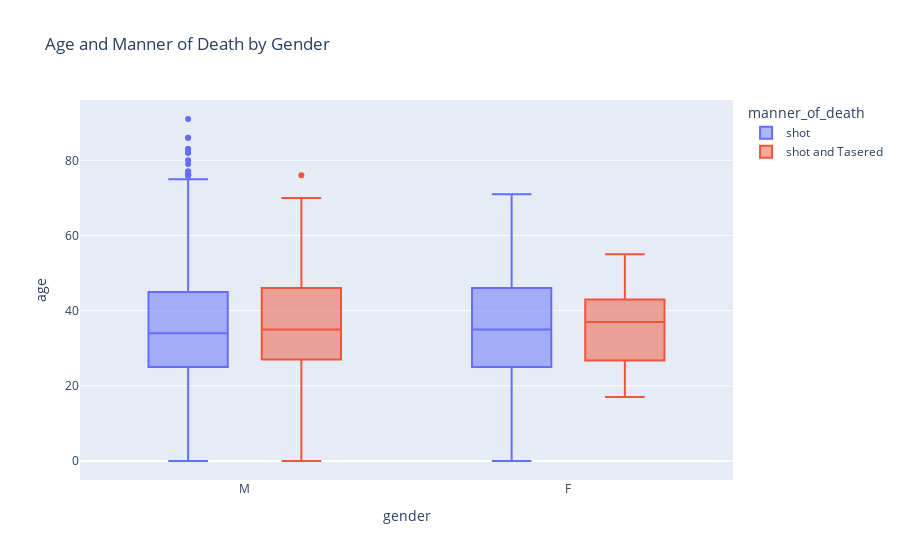

The notebook cell this image was saved under:
### Markdown cell above
# Create a Box Plot Showing the Age and Manner of Death

Break out the data by gender using `df_fatalities`. Is there a difference between men and women in the manner of death?

### Code cell
age_manner_by_gender_box = px.box(df_fatalities, x="gender", y="age",
                                  color="manner_of_death", title="Age and Manner of Death by Gender")
age_manner_by_gender_box.show()

### Figure 1 — Plotly figure (JSON) as saved in the notebook; plotly's stock layout.template omitted (floating-point values rounded to 4 significant figures; data arrays with more than 128 entries replaced by an {"elided": "..."} marker saying what was removed)
{"data": [{"alignmentgroup": "True", "hovertemplate": "manner_of_death=shot<br>gender=%{x}<br>age=%{y}<extra></extra>", "legendgroup": "shot", "marker": {"color": "#636efa"}, "name": "shot", "notched": false, "offsetgroup": "shot", "orientation": "v", "showlegend": true, "type": "box", "x": {"elided": "2363 str values"}, "x0": " ", "xaxis": "x", "y": {"elided": "2363 int values"}, "y0": " ", "yaxis": "y"}, {"alignmentgroup": "True", "hovertemplate": "manner_of_death=shot and Tasered<br>gender=%{x}<br>age=%{y}<extra></extra>", "legendgroup": "shot and Tasered", "marker": {"color": "#EF553B"}, "name": "shot and Tasered", "notched": false, "offsetgroup": "shot and Tasered", "orientation": "v", "showlegend": true, "type": "box", "x": {"elided": "172 str values"}, "x0": " ", "xaxis": "x", "y": {"elided": "172 int values"}, "y0": " ", "yaxis": "y"}], "layout": {"boxmode": "group", "legend": {"title": {"text": "manner_of_death"}, "tracegroupgap": 0}, "title": {"text": "Age and Manner of Death by Gender"}, "xaxis": {"anchor": "y", "domain": [0, 1], "title": {"text": "gender"}}, "yaxis": {"anchor": "x", "domain": [0, 1], "title": {"text": "age"}}}}
